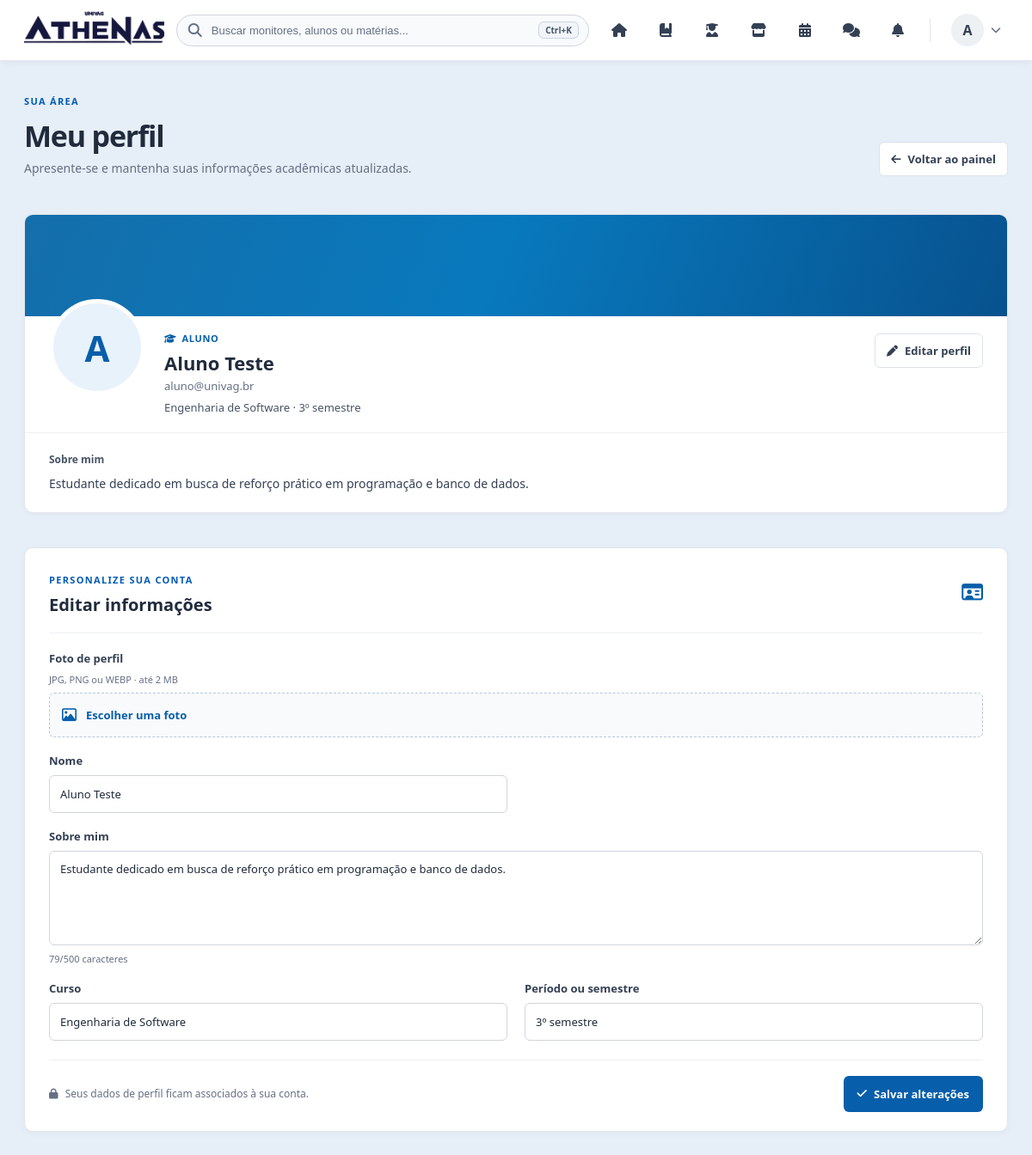
Screenshot of /views/aluno/perfil.php (signed in) with the database file from the repository.
### tables this page shows
CREATE TABLE IF NOT EXISTS usuarios (
    id INT AUTO_INCREMENT PRIMARY KEY,
    nome VARCHAR(100) NOT NULL,
    email VARCHAR(100) NOT NULL UNIQUE,
    cpf VARCHAR(14) NOT NULL UNIQUE,
    senha VARCHAR(255) NOT NULL,
    tipo ENUM('aluno', 'monitor') NOT NULL DEFAULT 'aluno',
    bio VARCHAR(500) NOT NULL DEFAULT '',
    curso VARCHAR(120) NOT NULL DEFAULT '',
    periodo VARCHAR(40) NOT NULL DEFAULT '',
    foto_perfil MEDIUMBLOB NULL,
    foto_mime VARCHAR(30) NULL,
    notificar_mensagens TINYINT(1) NOT NULL DEFAULT 1,
    notificar_agendamentos TINYINT(1) NOT NULL DEFAULT 1,
    criado_em TIMESTAMP DEFAULT CURRENT_TIMESTAMP
);

### includes/gamificacao.php (called while the page is built, shortened)
<?php
function athenasPremiosMaestria10(): array
{
    return [
        'maestria-banco-dados' => [
            'trilha' => 'dados',
            'avatar_visual' => 'maestria-analista-dados',
            'avatar_nome' => 'O Analista de Dados (Literal)',
            'icone' => 'fa-dice',
            'piada' => 'Um banco de praça feito de dados de 6 faces 🎲 + Analista examinando dados na lupa!',
        ],
        'maestria-cacador-bugs' => [
            'trilha' => 'logica',
            'avatar_visual' => 'maestria-domador-bugs',
            'avatar_nome' => 'Criador Oficial de Bugs',
            'icone' => 'fa-bug',
            'piada' => 'Insetos literais de cartola e gravata borboleta tomando café: "Não é bug, é feature!"',
        ],
        'maestria-arvore-pilha' => [
            'trilha' => 'estruturas',
            'avatar_visual' => 'maestria-lenhador-binario',
            'avatar_nome' => 'Lenhador de Árvore Invertida',
            'icone' => 'fa-tree',
            'piada' => 'Árvore plantada de ponta-cabeça (raiz no céu, folhas no chão) + Pilha Alcalina LIFO!',
        ],
        'maestria-centralizador-div' => [
            'trilha' => 'dev',
            'avatar_visual' => 'maestria-mestre-div',
            'avatar_nome' => 'Senhor do margin: auto',
            'icone' => 'fa-arrows-to-dot',
            'piada' => 'A lendária <div> centralizada com mira a laser + Pilha de Panquecas "Full-Stack"!',
        ],
        'maestria-rede-dormir' => [
            'trilha' => 'redes',
            'avatar_visual' => 'maestria-admin-rede',
            'avatar_nome' => 'Admin de Rede (de Dormir)',
            'icone' => 'fa-umbrella-beach',
            'piada' => 'Uma rede de varanda balançando tranquila ao lado de um muro pegando fogo (Firewall)!',
        ],
    ];
}
function athenasIconesAvatares(): array
{
    return [
        'hacker-neon' => 'fa-terminal',
        'leviata-dados' => 'fa-anchor',
        'coruja-atena' => 'fa-feather-pointed',
        'espirito-pantanal' => 'fa-leaf',
        'piloto-synth' => 'fa-vr-cardboard',
        'nucleo-quantico' => 'fa-atom',
        'ninja-cyber' => 'fa-user-ninja',
        'viajante-astral' => 'fa-user-astronaut',
        'dragao-codigo' => 'fa-dragon',
        'soberano-eclipse' => 'fa-fire-flame-curved',
        'fenix-cosmica' => 'fa-gem',
        'coroa-lendaria' => 'fa-crown',
        'maestria-analista-dados' => 'fa-dice',
        'maestria-domador-bugs' => 'fa-bug',
        'maestria-lenhador-binario' => 'fa-tree',
        'maestria-mestre-div' => 'fa-arrows-to-dot',
        'maestria-admin-rede' => 'fa-umbrella-beach',
    ];
}
function athenasFundosPermitidos(): array
{
    return array_merge(
        array_keys(athenasCatalogoConjuntos()),
        array_keys(athenasPremiosMaestria10())
    );
}
function athenasAvataresPermitidos(): array
{
    return array_keys(athenasIconesAvatares());
}

### views/aluno/perfil.php (the view, shortened to what this page needs)
<?php
require_once __DIR__ . '/../../config/conexao.php';
$dadosFormulario = [
    'nome' => $_SESSION['usuario_nome'] ?? '',
    'bio' => '',
    'curso' => '',
    'periodo' => '',
];
try {
    $stmt = $pdo->prepare(
        "SELECT u.nome, u.email, u.bio, u.curso, u.periodo, u.foto_mime, u.criado_em,
                (SELECT i.visual
                 FROM loja_equipamentos e JOIN loja_itens i ON i.id = e.item_id
                 WHERE e.usuario_id = u.id AND e.categoria = 'fundo' AND i.ativo = 1
                 LIMIT 1) AS fundo_visual,
                (SELECT i.visual
                 FROM loja_equipamentos e JOIN loja_itens i ON i.id = e.item_id
                 WHERE e.usuario_id = u.id AND e.categoria = 'avatar' AND i.ativo = 1
                 LIMIT 1) AS avatar_visual
         FROM usuarios u WHERE u.id = ? AND u.tipo = ?"
    );
    $stmt->execute([$_SESSION['usuario_id'], 'aluno']);
    $aluno = $stmt->fetch();
} catch (PDOException $e) {
    error_log($e->getMessage());
    http_response_code(500);
    exit('Não foi possível carregar seu perfil.');
}
if ($_SERVER['REQUEST_METHOD'] !== 'POST') {
    $dadosFormulario = [
        'nome' => $aluno['nome'],
        'bio' => $aluno['bio'],
        'curso' => $aluno['curso'],
        'periodo' => $aluno['periodo'],
    ];
}
require_once __DIR__ . '/../../includes/gamificacao.php';
$fundosPermitidos = athenasFundosPermitidos();
$avataresPermitidos = athenasAvataresPermitidos();
$fundoVisual = in_array($aluno['fundo_visual'], $fundosPermitidos, true) ? $aluno['fundo_visual'] : '';
$avatarVisual = in_array($aluno['avatar_visual'], $avataresPermitidos, true) ? $aluno['avatar_visual'] : '';
$imagensAvatares = [];
$iconesAvataresPerfil = athenasIconesAvatares();
?>
<!DOCTYPE html>
<html lang="pt-BR">
<head>
    <link rel="stylesheet" href="https://cdnjs.cloudflare.com/ajax/libs/font-awesome/6.4.0/css/all.min.css">
    <link rel="stylesheet" href="../../assets/css/aluno.css?v=2">
    <link rel="stylesheet" href="../../assets/css/perfilAluno.css?v=3">
    <link rel="stylesheet" href="../../assets/css/personalizacao.css?v=5">
</head>
<body class="aluno-theme">
    <?php include '../../includes/navbar.php'; ?>
    <main class="aluno-main perfil-aluno-main">
        <div class="aluno-layout">
            <header class="perfil-aluno-topo">
                <div>
                    <span class="aluno-eyebrow">SUA ÁREA</span>
                    <h1>Meu perfil</h1>
                    <p>Apresente-se e mantenha suas informações acadêmicas atualizadas.</p>
                </div>
                <a class="perfil-voltar-painel" href="inicio.php">
                    <i class="fa-solid fa-arrow-left" aria-hidden="true"></i> Voltar ao painel
                </a>
            </header>
            <section class="perfil-aluno-card" aria-label="Resumo do perfil">
                <div class="perfil-aluno-capa<?php echo $fundoVisual ? ' perfil-fundo-' . htmlspecialchars($fundoVisual, ENT_QUOTES, 'UTF-8') : ''; ?>" aria-hidden="true"></div>
                <div class="perfil-aluno-resumo">
                    <?php if ($avatarVisual): ?>
                        <div class="perfil-aluno-foto perfil-aluno-avatar-premium perfil-avatar-<?php echo htmlspecialchars($avatarVisual, ENT_QUOTES, 'UTF-8'); ?>" aria-hidden="true">
                            <?php if (isset($imagensAvatares[$avatarVisual])): ?>
                                <img src="<?php echo htmlspecialchars($imagensAvatares[$avatarVisual], ENT_QUOTES, 'UTF-8'); ?>" alt="">
                            <?php else: ?>
                                <i class="fa-solid <?php echo htmlspecialchars($iconesAvataresPerfil[$avatarVisual] ?? 'fa-user-graduate', ENT_QUOTES, 'UTF-8'); ?>"></i>
                            <?php endif; ?>
                        </div>
                    <?php else: ?>
                        <div class="perfil-aluno-foto perfil-aluno-inicial" aria-hidden="true">
                            <?php echo htmlspecialchars($inicialNome, ENT_QUOTES, 'UTF-8'); ?>
                        </div>
                    <?php endif; ?>
                    <div class="perfil-aluno-identidade">
                        <span class="perfil-aluno-tag"><i class="fa-solid fa-graduation-cap" aria-hidden="true"></i> Aluno</span>
                        <h2><?php echo htmlspecialchars($aluno['nome'], ENT_QUOTES, 'UTF-8'); ?></h2>
                        <p><?php echo htmlspecialchars($aluno['email'], ENT_QUOTES, 'UTF-8'); ?></p>
                        <?php if ($aluno['curso'] || $aluno['periodo']): ?>
                            <span class="perfil-aluno-curso">
                                <?php echo htmlspecialchars(implode(' · ', array_filter([$aluno['curso'], $aluno['periodo']])), ENT_QUOTES, 'UTF-8'); ?>
                            </span>
                        <?php endif; ?>
                    </div>
                    <a class="perfil-editar-atalho" href="#editar-perfil">
                        <i class="fa-solid fa-pen" aria-hidden="true"></i> Editar perfil
                    </a>
                </div>
                <div class="perfil-aluno-bio">
                    <span>Sobre mim</span>
                    <p><?php echo $aluno['bio']
                        ? nl2br(htmlspecialchars($aluno['bio'], ENT_QUOTES, 'UTF-8'))
                        : 'Adicione uma apresentação para que as pessoas conheçam um pouco mais sobre você.'; ?></p>
                </div>
            </section>
            <section class="perfil-edicao-card" id="editar-perfil">
                <div class="perfil-secao-titulo">
                    <div>
                        <span class="aluno-eyebrow">PERSONALIZE SUA CONTA</span>
                        <h2>Editar informações</h2>
                    </div>
                    <i class="fa-regular fa-id-card" aria-hidden="true"></i>
                </div>
                <form method="post" enctype="multipart/form-data" class="perfil-formulario">
                    <div class="perfil-form-grade">
                        <label class="perfil-campo perfil-campo-foto" for="fotoPerfil">
                            <span>Foto de perfil</span>
                            <small>JPG, PNG ou WEBP · até 2 MB</small>
                            <span class="perfil-upload-controle">
                                <i class="fa-regular fa-image" aria-hidden="true"></i>
                                <span id="nomeFotoSelecionada">Escolher uma foto</span>
                            </span>
                        </label>
                        <label class="perfil-campo" for="nomeAluno">
                            <span>Nome</span>
                            <input id="nomeAluno" type="text" name="nome" value="<?php echo htmlspecialchars($dadosFormulario['nome'], ENT_QUOTES, 'UTF-8'); ?>" minlength="3" maxlength="100" required>
                        </label>
                        <label class="perfil-campo perfil-campo-largo" for="bioAluno">
                            <span>Sobre mim</span>
                            <textarea id="bioAluno" name="bio" rows="4" maxlength="500" placeholder="Conte um pouco sobre você e seus objetivos de estudo."><?php echo htmlspecialchars($dadosFormulario['bio'], ENT_QUOTES, 'UTF-8'); ?></textarea>
                            <small><span id="contadorBio"><?php echo mb_strlen($dadosFormulario['bio'], 'UTF-8'); ?></span>/500 caracteres</small>
                        </label>
                        <label class="perfil-campo" for="cursoAluno">
                            <span>Curso</span>
                            <input id="cursoAluno" type="text" name="curso" value="<?php echo htmlspecialchars($dadosFormulario['curso'], ENT_QUOTES, 'UTF-8'); ?>" maxlength="120" placeholder="Ex.: Sistemas de Informação">
                        </label>
                        <label class="perfil-campo" for="periodoAluno">
                            <span>Período ou semestre</span>
                            <input id="periodoAluno" type="text" name="periodo" value="<?php echo htmlspecialchars($dadosFormulario['periodo'], ENT_QUOTES, 'UTF-8'); ?>" maxlength="40" placeholder="Ex.: 3º semestre">
                        </label>
                    </div>
                    <div class="perfil-form-rodape">
                        <p><i class="fa-solid fa-lock" aria-hidden="true"></i> Seus dados de perfil ficam associados à sua conta.</p>
                        <button class="perfil-salvar" type="submit">
                            <i class="fa-solid fa-check" aria-hidden="true"></i> Salvar alterações
                        </button>
                    </div>
                </form>
            </section>
        </div>
    </main>
</body>
</html>

### assets/css/aluno.css (style rules this page uses)
:root { color-scheme: light; --aluno-ink: #1e293b; --aluno-muted: #52637a; --aluno-border: #cbd8e8; --aluno-blue: #005bb5; --aluno-blue-dark: #00448a; --aluno-surface: #f5f8fc; --aluno-background: #e6eef7; }
* { box-sizing: border-box; }
body { margin: 0; min-width: 320px; background: var(--aluno-background); color: var(--aluno-ink); font-family: 'Segoe UI', system-ui, -apple-system, Roboto, sans-serif; }
.aluno-main { flex: 1; padding: 24px 28px 48px; }
.aluno-layout { width: min(1560px, 100%); margin: 0 auto; display: flex; flex-direction: column; gap: 22px; }
.aluno-eyebrow { color: var(--aluno-blue); font-size: 11px; font-weight: 800; letter-spacing: .12em; }

### assets/css/navbar.css (style rules this page uses)
:root { --s900:#0f172a;--s800:#1e293b;--s700:#334155;--s600:#475569;--s500:#64748b;--s400:#94a3b8;--s300:#cbd5e1;--s200:#e2e8f0;--s100:#f1f5f9;--s50:#f8fafc;--blue:#3b82f6;--blue-d:#2563eb;--red:#ef4444;--t:.2s ease }

### rows the page displays
usuarios: nome "Aluno Teste", email "aluno@univag.br", curso+periodo "Engenharia de Software · 3º semestre", bio "Estudante dedicado em busca de reforço prático em programação e banco de dados.", bio "79", curso "Engenharia de Software", periodo "3º semestre"

### other values shown
$inicialNome "A"
